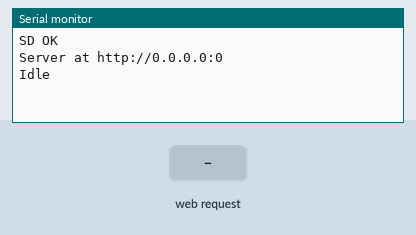
This sketch was run on a simulated Arduino Uno, built for the host (arithmetic inside an expression is 32-bit, double 64-bit). On the bench: the last lines printed to the serial monitor. The inputs (shaded band) are chosen by the test bench. WiFi joins after 1.5 s; servers stay silent unless stated; storage starts empty.

Above: at 2.8 s.
2.9 s: HTTP request GET /htdocs received
At 4.2 s:
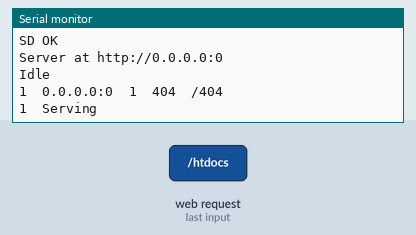
4.5 s: HTTP request GET /cycles received
At 5.0 s:
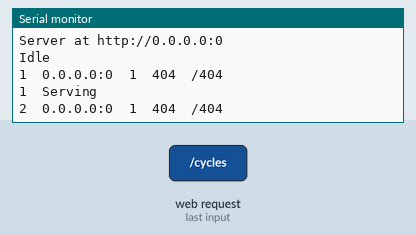
6.0 s: HTTP request GET /ctype/ received
At 7.2 s:
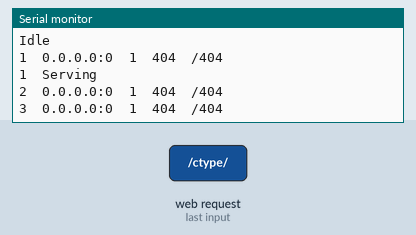
7.5 s: HTTP request GET /htdocs received
At 8.6 s:
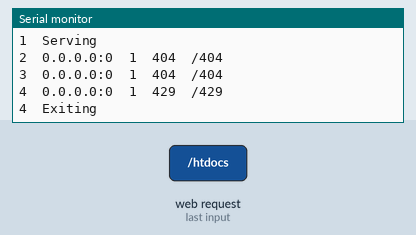
Timing chart, 0 to 10.0 s (numbered marks = the images above; inputs shaded):
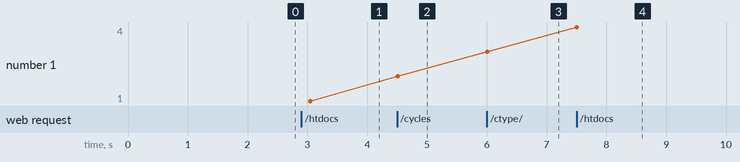

The sketch:

helper.ino
```cpp
#include "webserv.h"

void null_terminate(void *buf, size_t len)
{
  ((char *)buf)[len] = '\0';
}

void end_client(client *c)
{
  report_exit(c);
  c->client.flush();
  c->client.stop();
  c->file.close();
  c->active = false;
}

int send_file(EthernetClient *client, char *path)
{
  File32 file = env.sd.open(path, FILE_READ);
  size_t readed;

  if (!file)
    return (0);
  while ((readed = file.readBytes(env.buff, BUFF_SIZE)) == BUFF_SIZE)
    client->write(env.buff, BUFF_SIZE);
  client->write(env.buff, readed);
  return (1);
}
```

handshake.ino
```cpp
#include "webserv.h"

static void send_content_type(client *c)
{
  size_t len = strlen(CONTENT_TYPE_DIR) + FORMAT_SIZE;
  char path[len] = "";

  strcat(path, CONTENT_TYPE_DIR);
  strcat(path, c->format);
  if (!send_file(&c->client, path))
    c->client.write(DEFAULT_CONTENT_TYPE);
}

static void send_header_chunk(client *c)
{
  size_t readed;

  while ((readed = env.header.readBytesUntil(';', env.buff, BUFF_SIZE)) == BUFF_SIZE) {
    c->client.write(env.buff, BUFF_SIZE);
  }
  c->client.write(env.buff, readed);
  env.header.read();
}

void send_header(client *c)
{
  unsigned long size = c->file.size();

  env.header.seek(0);
  send_header_chunk(c);//HTTP header
  c->client.print(c->code);
  send_header_chunk(c);//Content length
  c->client.print(size);
  send_header_chunk(c);//Content type
  send_content_type(c);
  send_header_chunk(c);//Server
  c->client.write("\n", 1);
}

void handshake(client *c)
{
  unsigned int active = active_clients();

  if (c->external_header)
    send_header(c);
  else
    send_file(&c->client, env.buff);
  if (c->method != HEAD && c->external_header) {
    c->active = true;
    memcpy(&env.clients[active], c, sizeof(client));
  } else
    end_client(c);
}
```

payload.ino
```cpp
#include "webserv.h"

static bool send_chunk(client *c)
{
  size_t weight;
  size_t transfered;

  if (!c->active)
    return false;
  weight = c->file.readBytes(env.buff, BUFF_SIZE);
  transfered = c->client.write(env.buff, weight);
  return (weight == transfered && weight == BUFF_SIZE);
}

void send_payload(void)
{
  if (!env.clients[0].active)
    return;
  if (!env.clients[0].used) {
    env.clients[0].used = true;
    report_serve(&env.clients[0]);
  }
  for (unsigned int i = 0; true; i ++){
      if (i == env.send_cycles)
        return;
      if (!env.clients[0].client.availableForWrite())
        break;
      if (!send_chunk(&env.clients[0]))
        break;
  }
  end_client(&env.clients[0]);
  memmove(&env.clients[0], &env.clients[1], sizeof(client[CLIENTS - 1]));
  memset(&env.clients[CLIENTS - 1], 0, sizeof(client));
}
```

reception.ino
```cpp
#include "webserv.h"

static int set_method(client *c)
{
  char buff[5];

  if (!c->client.readBytesUntil(' ', buff, 5))
    return (0);
  switch (buff[0]) {
    case 'G':
      c->method = GET;
      break;
    case 'H':
      c->method = HEAD;
      break;
    case 'P':
      c->method = (buff[1] == 'O') ? POST : NOT;
      break;
    default:
      c->method = NOT;
  }
  return (1);
}

static int get_path(client *c)
{
  size_t len = strlen(BASE_PATH);
  size_t readed;

  strcpy(env.buff, BASE_PATH);
  readed = c->client.readBytesUntil(' ', env.buff + len, BUFF_SIZE - len);
  if (!readed)
    return (0);
  len += readed;
  env.buff[len] = '\0';
  if (strchr(env.buff, '.') == NULL && env.buff[len - 1] != '/') {
    strcat(env.buff, "/");
    len ++;
  }
  if (env.buff[len - 1] == '/')
    strcat(env.buff, DEFAULT_FILE);
  return (1);
}

unsigned int active_clients(void)
{
  unsigned int i = 0;

  while (i < CLIENTS && env.clients[i].active)
    i ++;
  return (i);
}

static void prepare_file(client *c)
{
  char *format;

  c->file = env.sd.open(env.buff);
  format = strrchr(env.buff, '.');
  if (format == NULL)
    format = env.buff;
  else
    format ++;
  strlcpy(c->format, format, FORMAT_SIZE);
}

static int get_status(client *c)
{
  if (active_clients() >= CLIENTS) {
    c->code = 429;
    return (1);
  }
  if (!set_method(c))
    return (0);
  if (c->method == NOT) {
    c->code = 405;
    return (1);
  }
  c->code = 200;
  return (1);
}

static int set_path(client *c)
{
  if (!get_path(c))
    return (0);
  if (c->code != 429)
    if (!env.sd.exists(env.buff))
      c->code = 404;
  if (c->code != 200)
    itoa(c->code, env.buff + 1, 10);
  c->external_header = c->code != 429;
  return (1);
}

int recieve_client(client *c)
{
  static unsigned int id = 0;

  if (!get_status(c))
    return (0);
  if (!set_path(c))
    return (0);
  prepare_file(c);
  if (id == 0)
    id ++;
  c->id = id;
  id ++;
  report_entry(c);
  if (c->method == POST)
    report_post(c);
  return (1);
}
```

reports.ino
```cpp
#include "webserv.h"

void report_entry(client *c)
{
  //c->file.getName(env.buff, BUFF_SIZE);

  Serial.print(c->id);
  Serial.print('\t');
  Serial.print(c->client.remoteIP());
  Serial.print(':');
  Serial.print(c->client.remotePort());
  Serial.print('\t');
  Serial.print(c->method);
  Serial.print('\t');
  Serial.print(c->code);
  Serial.print('\t');
  Serial.print(env.buff);
  Serial.println();
}

void report_serve(client *c)
{
  Serial.print(c->id);
  Serial.print('\t');
  Serial.print("Serving");
  Serial.println();
}

void report_exit(client *c)
{
  Serial.print(c->id);
  Serial.print('\t');
  Serial.print("Exiting");
  Serial.println();
}

void report_post(client *c)
{
  bool open = false;
  size_t loaded;

  while (c->client.available()) {
    loaded = c->client.readBytesUntil('\n', env.buff, BUFF_SIZE);
    if (loaded < BUFF_SIZE) {
      if (open && loaded <= 1)
        break;
      open = true;
    } else
      open = false;
  }
  open = false;
  if (c->client.available()){
    Serial.print(c->id);
    Serial.print('\t');
    Serial.print("Data");
    Serial.println();
  }
  while (c->client.available()) {
    loaded = c->client.readBytesUntil('&', env.buff, BUFF_SIZE);
    if (!open) {
      Serial.print(c->id);
      Serial.print('\t');
      open = true;
    }
    Serial.write(env.buff, loaded);
    if (loaded < BUFF_SIZE)
      Serial.println();
      open = false;
  }
}
```

webserv.h
```cpp
#ifndef WEBSERV_H_
# define WEBSERV_H_

# include "config.h"
# include <SPI.h>
# include <SdFat.h>
# include <Ethernet.h>

# ifndef BUFF_SIZE
#  define BUFF_SIZE 128
# endif
# ifndef CLIENTS
#  define CLIENTS 3
# endif
# ifndef FORMAT_SIZE
#  define FORMAT_SIZE 5
# endif
# ifndef BASE_PATH
#  define BASE_PATH "/htdocs"
# endif
# ifndef CYCLES_FILE
#  define CYCLES_FILE "/cycles"
# endif
# ifndef CONTENT_TYPE_DIR
#  define CONTENT_TYPE_DIR "/ctype/"
# endif
# ifndef DEFAULT_CONTENT_TYPE
#  define DEFAULT_CONTENT_TYPE "text/plain"
# endif
# ifndef DEFAULT_FILE
#  define DEFAULT_FILE "index.htm"
# endif

enum http_methods {
  NOT,
  GET,
  POST,
  HEAD,
};

typedef struct server_client_information {
  EthernetClient client;
  File32 file;
  unsigned char method;
  unsigned int code;
  char format[FORMAT_SIZE];
  bool active;
  bool used;
  bool external_header;
  unsigned int id;
} client;

typedef struct server_information {
  SdFat sd;
  File32 header;
  client clients[CLIENTS];
  client lobby;
  char buff[BUFF_SIZE];
  unsigned int send_cycles;
} enviroment;

extern enviroment env;

void null_terminate(void *buf, size_t len);
unsigned int active_clients(void);
int recieve_client(client *c);
void handshake(client *c);
void send_payload(void);
void end_client(client *c);
void send_file(EthernetClient *client, File32 *file);

void report_entry(client *c);
void report_serve(client *c);
void report_exit(client *c);
void report_post(client *c);

#endif
```

webserv.ino
```cpp
#include "webserv.h"

enviroment env;
EthernetServer server(0);

void setup(){
  File32 file;

  //Serial and SD initialization
  Serial.begin(9600);
  Serial.print("SD ");
  if (!env.sd.begin(4, SPI_FULL_SPEED)){
    Serial.println("KO");
  } else {
    Serial.println("OK");
  }


  //Ethernet initialization
  // IP
  file = env.sd.open("ip", FILE_READ);
  int ip_list[4];
  for (int i = 0; i < 4; i ++){
    null_terminate(env.buff, file.readBytesUntil('.', env.buff, 4));
    ip_list[i] = atoi(env.buff);
  }
  file.close();
  IPAddress ip (ip_list[0], ip_list[1], ip_list[2], ip_list[3]);
  //Get port
  file = env.sd.open("port", FILE_READ);
  null_terminate(env.buff, file.readBytes(env.buff, BUFF_SIZE));
  unsigned int port = atol(env.buff);
  //MAC setup
  byte mac[] = {0xDE, 0xAD, 0xBE, 0xEF, 0xFE, 0xED};
  //Server setup
  Ethernet.begin(mac, ip);
  server = EthernetServer(port);
  server.begin ();


  //Print info to the serial
  Serial.print ("Server at http://");
  Serial.print (Ethernet.localIP ());
  Serial.print (':');
  Serial.println (port);

  //Open static files
  file = env.sd.open(CYCLES_FILE, FILE_READ);
  env.send_cycles = file.parseInt();
  file.close();
  env.header = env.sd.open("header", FILE_READ);

  //Empty client memory
  memset(&env.clients, 0, sizeof(client) * CLIENTS);
}

void loop(){
  static bool was_idle = false;

  while (true) {
    env.lobby.client = server.accept();
    if (env.lobby.client) {
      if (recieve_client(&env.lobby))
        handshake(&env.lobby);
    } else
      break;
  }
  send_payload();
  if (active_clients() == 0) {
    if (!was_idle)
      Serial.println("Idle");
    was_idle = true;
    delay(1000);
  } else
    was_idle = false;
}
```

config.h
```cpp
#ifndef CONFIG_H_
# define CONFIG_H_

//#  define BUFF_SIZE 128
//#  define CLIENTS 3
//#  define FORMAT_SIZE 5
//#  define BASE_PATH "/htdocs"
//#  define CYCLES_FILE "/cycles"
//#  define CONTENT_TYPE_DIR "/ctype/"
//#  define DEFAULT_CONTENT_TYPE "text/plain"
//#  define DEFAULT_FILE "index.htm"

#endif
```

Measured:
- after the input at 2.9 s, the serial monitor: prints a new line after 0.15 s (image 1)
- after the input at 4.5 s, the serial monitor: prints a new line at once (image 2)
- after the input at 6.0 s, the serial monitor: prints a new line at once (image 3)
- after the input at 7.5 s, the serial monitor: prints a new line at once (image 4)
- plotted number 1: 1 → 2 after the input at 4.5 s, 2 → 3 after the input at 6.0 s, 3 → 4 after the input at 7.5 s
